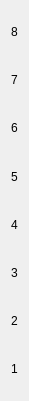
  <widget class="QWidget" name="verticalLayoutWidget_5">
   <property name="geometry">
    <rect>
     <x>1060</x>
     <y>100</y>
     <width>21</width>
     <height>401</height>
    </rect>
   </property>
   <layout class="QVBoxLayout" name="verticalLayout_6">
    <item>
     <widget class="QLabel" name="label_8_right_2">
      <property name="text">
       <string>8</string>
      </property>
      <property name="alignment">
       <set>Qt::AlignCenter</set>
      </property>
     </widget>
    </item>
    <item>
     <widget class="QLabel" name="label_7_right_2">
      <property name="text">
       <string>7</string>
      </property>
      <property name="alignment">
       <set>Qt::AlignCenter</set>
      </property>
     </widget>
    </item>
    <item>
     <widget class="QLabel" name="label_6_right">
      <property name="text">
       <string>6</string>
      </property>
      <property name="alignment">
       <set>Qt::AlignCenter</set>
      </property>
     </widget>
    </item>
    <item>
     <widget class="QLabel" name="label_5_right">
      <property name="text">
       <string>5</string>
      </property>
      <property name="alignment">
       <set>Qt::AlignCenter</set>
      </property>
     </widget>
    </item>
    <item>
     <widget class="QLabel" name="label_4_right">
      <property name="text">
       <string>4</string>
      </property>
      <property name="alignment">
       <set>Qt::AlignCenter</set>
      </property>
     </widget>
    </item>
    <item>
     <widget class="QLabel" name="label_3_right">
      <property name="text">
       <string>3</string>
      </property>
      <property name="alignment">
       <set>Qt::AlignCenter</set>
      </property>
     </widget>
    </item>
    <item>
     <widget class="QLabel" name="label_2_right">
      <property name="text">
       <string>2</string>
      </property>
      <property name="alignment">
       <set>Qt::AlignCenter</set>
      </property>
     </widget>
    </item>
    <item>
     <widget class="QLabel" name="label_1_right">
      <property name="text">
       <string>1</string>
      </property>
      <property name="alignment">
       <set>Qt::AlignCenter</set>
      </property>
     </widget>
    </item>
   </layout>
  </widget>
